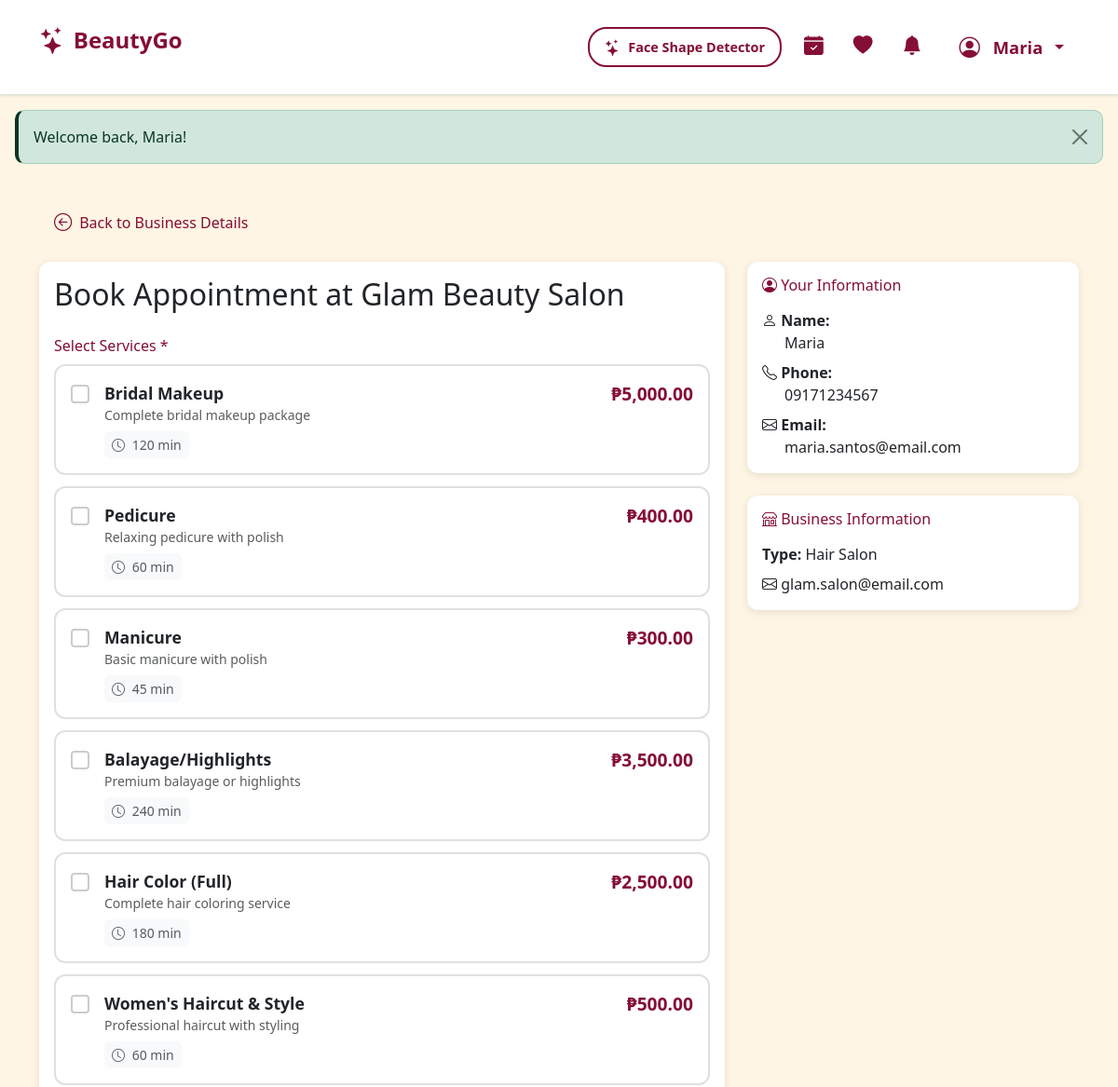
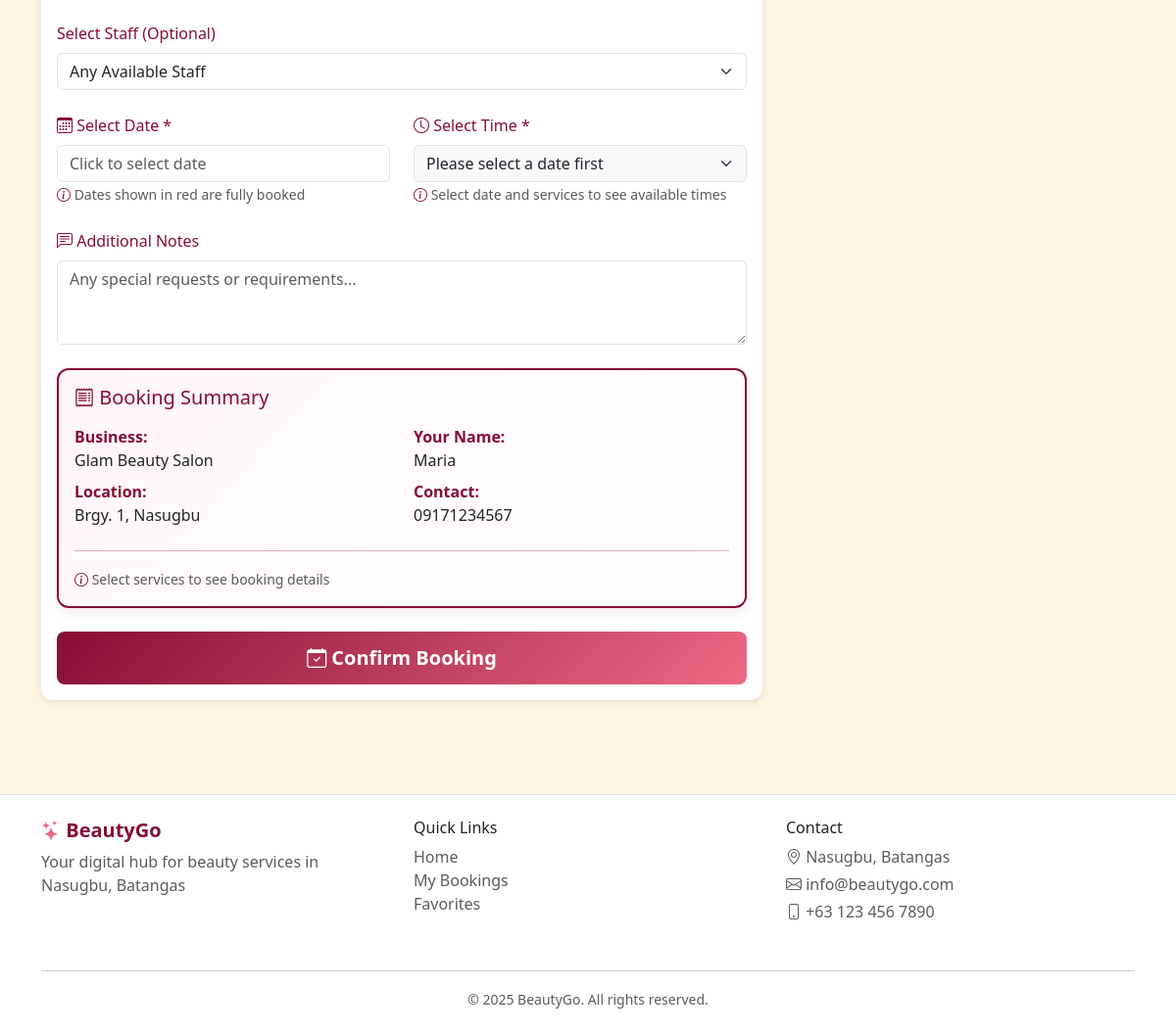
Screenshot of /booking.php?business_id=1 (signed in) with the database file from the repository (2 pictures, top to bottom).
### tables this page shows
CREATE TABLE `customers` (
  `customer_id` int(11) NOT NULL,
  `fname` varchar(255) DEFAULT NULL,
  `mname` varchar(255) DEFAULT NULL,
  `surname` varchar(255) DEFAULT NULL,
  `cstmr_num` varchar(255) DEFAULT NULL,
  `cstmr_email` varchar(255) DEFAULT NULL,
  `cstmr_password` varchar(255) DEFAULT NULL,
  `cstmr_address` varchar(255) DEFAULT NULL,
  `registration_date` timestamp NOT NULL DEFAULT current_timestamp(),
  `profile_pic` longblob DEFAULT NULL
);

CREATE TABLE `businesses` (
  `business_id` int(11) NOT NULL,
  `business_name` varchar(255) DEFAULT NULL,
  `business_type` varchar(255) DEFAULT NULL,
  `business_desc` text DEFAULT NULL,
  `business_num` varchar(255) DEFAULT NULL,
  `business_email` varchar(255) DEFAULT NULL,
  `business_password` varchar(255) DEFAULT NULL,
  `business_address` varchar(255) DEFAULT NULL,
  `opening_hour` time NOT NULL,
  `closing_hour` time NOT NULL,
  `city` varchar(50) NOT NULL,
  `location` point DEFAULT NULL
);

CREATE TABLE `services` (
  `service_id` int(11) NOT NULL,
  `business_id` int(11) DEFAULT NULL,
  `service_name` varchar(255) DEFAULT NULL,
  `service_type` varchar(255) DEFAULT NULL,
  `service_desc` text DEFAULT NULL,
  `cost` decimal(10,2) DEFAULT NULL COMMENT 'Price in PHP',
  `duration` int(11) DEFAULT NULL COMMENT 'Duration in minutes'
);

### booking.php (the view, shortened to what the rows shown need)
<?php
require_once 'backend/function_utilities.php';
require_once 'backend/function_customers.php';
require_once 'backend/function_businesses.php';
require_once 'backend/function_services.php';
$businessId = $_GET['business_id'] ?? '';
$business = getBusinessById($businessId);
$services = getBusinessServices($businessId);
$staff = getBusinessEmployees($businessId);
$user = getCurrentCustomer();
include 'includes/header.php';
?>
<link rel="stylesheet" href="css/styles.css">
<link rel="stylesheet" href="css/booking.css">
<link rel="stylesheet" href="https://cdn.jsdelivr.net/npm/flatpickr/dist/flatpickr.min.css">
<main>
    <div class="container my-4">
        <div class="row">
            <div class="col-lg-8">
                <div class="card">
                    <div class="card-body">
                        <h2 class="mb-4">Book Appointment at <?php echo htmlspecialchars($business['business_name']); ?></h2>
                        <form action="" method="POST" id="bookingForm">
<div class="mb-4">
    <?php if (empty($services)): ?>
        <div class="alert alert-warning">
            No services available. Please contact the business directly.
        </div>
    <?php else: ?>
        <div class="services-container">
            <?php foreach ($services as $service): ?>
                <div class="service-checkbox-card">
                    <div class="d-flex align-items-start gap-3">
                        <input
                            class="form-check-input mt-1"
                            type="checkbox"
                            name="service_ids[]"
                            id="service_<?php echo $service['service_id']; ?>"
                            value="<?php echo $service['service_id']; ?>"
                            data-name="<?php echo htmlspecialchars($service['service_name']); ?>"
                            data-price="<?php echo $service['cost']; ?>"
                            data-duration="<?php echo htmlspecialchars($service['duration']); ?>"
                            onchange="updateServiceSelection()">
                        <label class="flex-grow-1 service-label" for="service_<?php echo $service['service_id']; ?>">
                            <div class="d-flex justify-content-between align-items-start">
                                <div>
                                    <strong style="font-size: 1.1rem;"><?php echo htmlspecialchars($service['service_name']); ?></strong>
                                    <?php if (!empty($service['service_desc'])): ?>
                                        <p class="text-muted small mb-1"><?php echo htmlspecialchars($service['service_desc']); ?></p>
                                    <?php endif; ?>
                                    <small class="text-muted">
                                        <i class="bi bi-clock"></i> <?php echo htmlspecialchars($service['duration']); ?> min
                                    </small>
                                </div>
                                <strong style="color: var(--color-burgundy); font-size: 1.2rem;">₱<?php echo number_format($service['cost'], 2); ?></strong>
                            </div>
                        </label>
                    </div>
                </div>
            <?php endforeach; ?>
        </div>
    <?php endif; ?>
</div>
                            <?php if (!empty($staff)): ?>
                                <div class="mb-4">
                                </div>
                            <?php endif; ?>
                            <div class="row mb-4">
                            </div>
                            <div class="mb-4">
                            </div>
                            <div class="card booking-summary-card">
                                <div class="card-body">
                                    <div class="row mb-3">
                                        <div class="col-md-6">
                                            <div class="mb-2">
                                                <strong style="color: var(--color-burgundy);">Business:</strong><br>
                                                <span><?php echo htmlspecialchars($business['business_name']); ?></span>
                                            </div>
                                            <div class="mb-2">
                                                <strong style="color: var(--color-burgundy);">Location:</strong><br>
                                                <span><?php echo htmlspecialchars($business['business_address'] ?? 'N/A'); ?></span>
                                            </div>
                                        </div>
                                        <div class="col-md-6">
                                            <div class="mb-2">
                                                <strong style="color: var(--color-burgundy);">Your Name:</strong><br>
                                                <span><?php echo htmlspecialchars($user['fname']); ?></span>
                                            </div>
                                            <div class="mb-2">
                                                <strong style="color: var(--color-burgundy);">Contact:</strong><br>
                                                <span><?php echo htmlspecialchars($user['cstmr_num'] ?? 'N/A'); ?></span>
                                            </div>
                                        </div>
                                    </div>
                                </div>
                            </div>
                            <div class="d-grid mt-3">
                            </div>
                        </form>
                    </div>
                </div>
            </div>
            <div class="col-lg-4">
                <div class="sticky-sidebar">
                    <div class="card">
                        <div class="card-body">
                            <div class="mb-2">
                                <i class="bi bi-person"></i> <strong>Name:</strong><br>
                                <span class="ms-4"><?php echo htmlspecialchars($user['fname']); ?></span>
                            </div>
                            <div class="mb-2">
                                <i class="bi bi-telephone"></i> <strong>Phone:</strong><br>
                                <span class="ms-4"><?php echo htmlspecialchars($user['cstmr_num'] ?? 'N/A'); ?></span>
                            </div>
                            <div>
                                <i class="bi bi-envelope"></i> <strong>Email:</strong><br>
                                <span class="ms-4"><?php echo htmlspecialchars($user['cstmr_email']); ?></span>
                            </div>
                        </div>
                    </div>
                    <div class="card mt-3">
                        <div class="card-body">
                            <h6 class="mb-3" style="color: var(--color-burgundy);">
                                <i class="bi bi-shop"></i> Business Information
                            </h6>
                            <div class="mb-2">
                                <strong>Type:</strong> <?php echo htmlspecialchars($business['business_type'] ?? 'N/A'); ?>
                            </div>
                            <?php if (!empty($business['business_email'])): ?>
                            <div>
                                <i class="bi bi-envelope"></i> <?php echo htmlspecialchars($business['business_email']); ?>
                            </div>
                            <?php endif; ?>
                        </div>
                    </div>
                </div>
            </div>
        </div>
    </div>
</main>
<?php include 'includes/footer.php'; ?>

### includes/header.php (shortened to what the rows shown need)
<!DOCTYPE html>
<html lang="en">
<head>
    <link href="https://cdn.jsdelivr.net/npm/bootstrap@5.3.0/dist/css/bootstrap.min.css" rel="stylesheet">
    <link rel="stylesheet" href="https://cdn.jsdelivr.net/npm/bootstrap-icons@1.10.0/font/bootstrap-icons.css">
    <link rel="stylesheet" href="css/styles.css?v=<?php echo time(); ?>">
</head>
<body>
    <nav class="navbar navbar-expand-lg navbar-light bg-white border-bottom sticky-top">
        <div class="container">
            <div class="collapse navbar-collapse" id="navbarNav">
                <ul class="navbar-nav ms-auto">
                    <?php if (isLoggedIn()): ?>
                        <?php
                        if (isBusinessLoggedIn()) {
                            $currentUser = getCurrentBusiness();
                            $displayName = $currentUser['business_name'] ?? 'Business';
                        } else {
                            $currentUser = getCurrentCustomer();
                            $displayName = $currentUser['fname'] ?? 'User';
                        }
                        ?>
                        <?php if (isBusinessLoggedIn()): ?>
                        <li class="nav-item dropdown profile-dropdown">
                            <a class="nav-link dropdown-toggle d-flex align-items-center gap-2" href="#" id="businessDropdown" role="button" data-bs-toggle="dropdown" aria-expanded="false">
                                <i class="bi bi-building"></i>
                                <span><?php echo htmlspecialchars($currentUser['business_name']); ?></span>
                            </a>
                                <ul class="dropdown-menu dropdown-menu-end" aria-labelledby="businessDropdown">
                                    <li><a class="dropdown-item" href="business-dashboard.php"><i class="bi bi-speedometer2"></i> Dashboard</a></li>
                                    <li><a class="dropdown-item" href="business-profile.php"><i class="bi bi-person-circle"></i> Profile</a></li>
                                    <li><hr class="dropdown-divider"></li>
                                    <li>
                                        <form action="backend/auth.php" method="POST" class="d-inline">
                                            <input type="hidden" name="action" value="logout">
                                            <button type="submit" class="dropdown-item text-danger"><i class="bi bi-box-arrow-right"></i> Logout</button>
                                        </form>
                                    </li>
                                </ul>
                            </li>
                        <?php else: ?>
                            <?php
                            $customerProfilePic = null;
                            if (isset($currentUser['customer_id'])) {
                                $conn = getDbConnection();
                                $stmt = $conn->prepare("SELECT profile_pic FROM customers WHERE customer_id = ?");
                                $stmt->bind_param("i", $currentUser['customer_id']);
                                $stmt->execute();
                                $result = $stmt->get_result();
                                if ($row = $result->fetch_assoc()) {
                                    $customerProfilePic = $row['profile_pic'];
                                }
                            }
                            ?>
                            <li class="nav-item dropdown profile-dropdown">
                                <a class="nav-link dropdown-toggle d-flex align-items-center gap-2" href="#" id="userDropdown" role="button" data-bs-toggle="dropdown" aria-expanded="false">
                                    <?php if (!empty($customerProfilePic)): ?>
                                        <img
                                             alt="Profile"
                                             style="width: 32px; height: 32px; border-radius: 50%; object-fit: cover; border: 2px solid var(--color-burgundy);">
                                    <?php else: ?>
                                        <i class="bi bi-person-circle"></i>
                                    <?php endif; ?>
                                    <span><?php echo htmlspecialchars($displayName); ?></span>
                                </a>
                            </li>
                        <?php endif; ?>
                    <?php endif; ?>
                </ul>
            </div>
        </div>
    </nav>

### rows the page displays
customers: fname "Maria", cstmr_num "09171234567", cstmr_email "maria.santos@email.com"
businesses: business_name "Glam Beauty Salon", business_address "Brgy. 1, Nasugbu", business_type "Hair Salon", business_email "glam.salon@email.com"
services: service_name "Bridal Makeup", service_desc "Complete bridal makeup package", duration "120", cost "5,000.00"
services: service_name "Pedicure", service_desc "Relaxing pedicure with polish", duration "60", cost "400.00"
services: service_name "Manicure", service_desc "Basic manicure with polish", duration "45", cost "300.00"
services: service_name "Balayage/Highlights", service_desc "Premium balayage or highlights", duration "240", cost "3,500.00"
services: service_name "Hair Color (Full)", service_desc "Complete hair coloring service", duration "180", cost "2,500.00"
services: service_name "Women's Haircut & Style", service_desc "Professional haircut with styling", duration "60", cost "500.00"

### other values shown
$_SESSION['success'] "Welcome back, Maria!"
